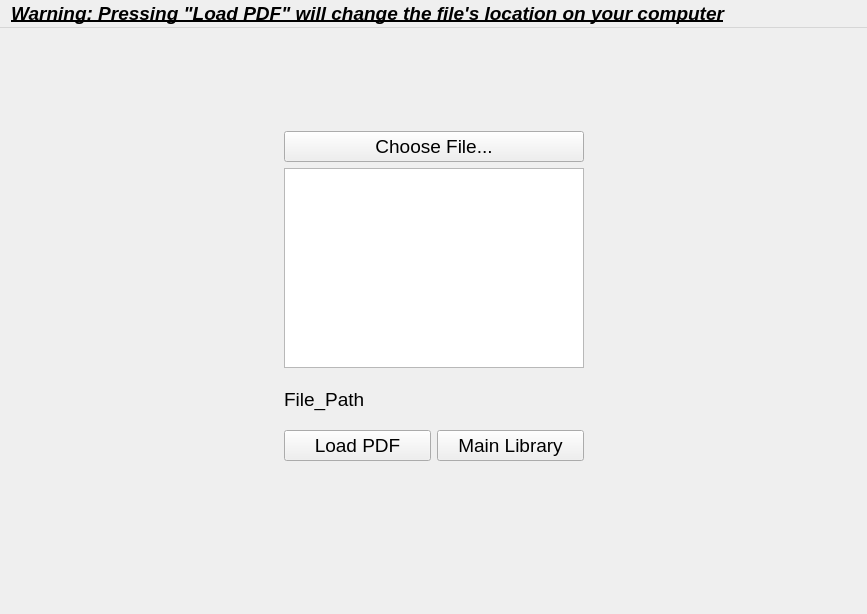
<?xml version="1.0" encoding="UTF-8"?>
<ui version="4.0">
 <class>UploadWindow</class>
 <widget class="QMainWindow" name="UploadWindow">
  <property name="geometry">
   <rect>
    <x>0</x>
    <y>0</y>
    <width>867</width>
    <height>614</height>
   </rect>
  </property>
  <property name="font">
   <font>
    <family>Segoe UI Symbol</family>
    <pointsize>14</pointsize>
   </font>
  </property>
  <property name="windowTitle">
   <string>UploadWindow</string>
  </property>
  <widget class="QWidget" name="centralwidget">
   <property name="whatsThis">
    <string>&lt;html&gt;&lt;head/&gt;&lt;body&gt;&lt;p align=&quot;justify&quot;&gt;&lt;br/&gt;&lt;/p&gt;&lt;/body&gt;&lt;/html&gt;</string>
   </property>
   <layout class="QGridLayout" name="gridLayout_2">
    <item row="0" column="0">
     <spacer name="horizontalSpacer">
      <property name="orientation">
       <enum>Qt::Orientation::Horizontal</enum>
      </property>
      <property name="sizeHint" stdset="0">
       <size>
        <width>274</width>
        <height>20</height>
       </size>
      </property>
     </spacer>
    </item>
    <item row="0" column="2">
     <spacer name="horizontalSpacer_2">
      <property name="orientation">
       <enum>Qt::Orientation::Horizontal</enum>
      </property>
      <property name="sizeHint" stdset="0">
       <size>
        <width>265</width>
        <height>20</height>
       </size>
      </property>
     </spacer>
    </item>
    <item row="0" column="1">
     <layout class="QVBoxLayout" name="verticalLayout_2">
      <item>
       <widget class="QPushButton" name="Upload_Button">
        <property name="whatsThis">
         <string>&lt;html&gt;&lt;head/&gt;&lt;body&gt;&lt;p align=&quot;center&quot;&gt;&lt;br/&gt;&lt;/p&gt;&lt;/body&gt;&lt;/html&gt;</string>
        </property>
        <property name="text">
         <string>Choose File...</string>
        </property>
       </widget>
      </item>
      <item>
       <widget class="QGraphicsView" name="graphicsView">
        <property name="enabled">
         <bool>true</bool>
        </property>
        <property name="minimumSize">
         <size>
          <width>300</width>
          <height>100</height>
         </size>
        </property>
        <property name="maximumSize">
         <size>
          <width>300</width>
          <height>200</height>
         </size>
        </property>
        <property name="baseSize">
         <size>
          <width>100</width>
          <height>100</height>
         </size>
        </property>
       </widget>
      </item>
      <item>
       <widget class="QLabel" name="File_Path">
        <property name="maximumSize">
         <size>
          <width>200</width>
          <height>50</height>
         </size>
        </property>
        <property name="whatsThis">
         <string>&lt;html&gt;&lt;head/&gt;&lt;body&gt;&lt;p align=&quot;center&quot;&gt;&lt;br/&gt;&lt;/p&gt;&lt;/body&gt;&lt;/html&gt;</string>
        </property>
        <property name="text">
         <string>File_Path</string>
        </property>
       </widget>
      </item>
      <item>
       <layout class="QGridLayout" name="gridLayout">
        <property name="bottomMargin">
         <number>50</number>
        </property>
        <property name="verticalSpacing">
         <number>20</number>
        </property>
        <item row="0" column="0">
         <widget class="QPushButton" name="Load_FP">
          <property name="text">
           <string>Load PDF</string>
          </property>
         </widget>
        </item>
        <item row="0" column="1">
         <widget class="QPushButton" name="Back2Main">
          <property name="text">
           <string>Main Library</string>
          </property>
         </widget>
        </item>
       </layout>
      </item>
     </layout>
    </item>
   </layout>
  </widget>
  <widget class="QMenuBar" name="menuBar">
   <property name="geometry">
    <rect>
     <x>0</x>
     <y>0</y>
     <width>867</width>
     <height>24</height>
    </rect>
   </property>
   <property name="font">
    <font>
     <family>Segoe UI Symbol</family>
     <pointsize>14</pointsize>
     <italic>true</italic>
     <bold>true</bold>
     <underline>true</underline>
    </font>
   </property>
   <widget class="QMenu" name="menuWarning_Pressing_Load_PDF_will_change_the_file_s_location_on_your_computer">
    <property name="font">
     <font>
      <family>Segoe UI Symbol</family>
      <pointsize>14</pointsize>
      <italic>true</italic>
      <bold>true</bold>
      <underline>true</underline>
     </font>
    </property>
    <property name="title">
     <string>Warning: Pressing &quot;Load PDF&quot; will change the file's location on your computer</string>
    </property>
   </widget>
   <addaction name="menuWarning_Pressing_Load_PDF_will_change_the_file_s_location_on_your_computer"/>
  </widget>
 </widget>
 <resources/>
 <connections/>
</ui>
